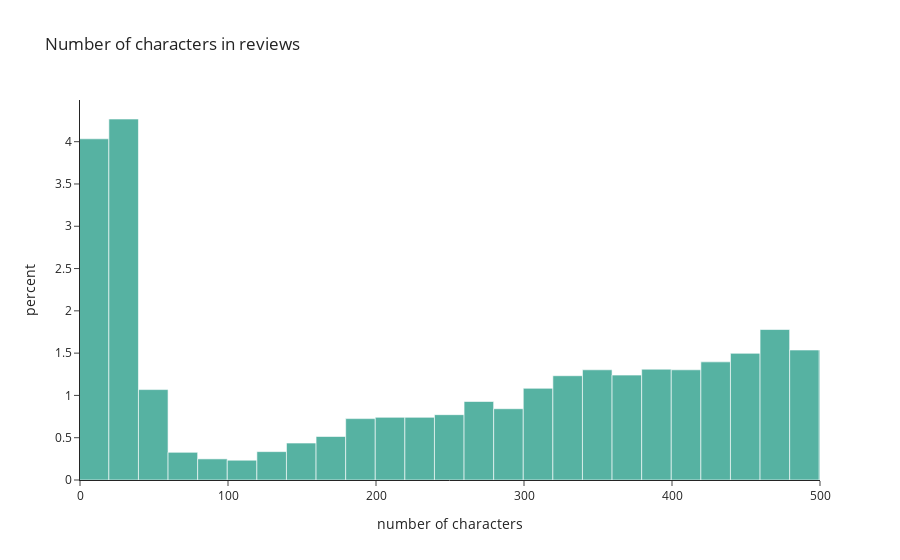

The code cell stored with this chart in its notebook:
### Code cell
# レビューの文字数の分布を可視化. おおよそ 5 % のレビューが 20 文字以下あることがわかる。
fig = px.histogram(df,
                   x='reviews_len',
                   nbins=250,
                   range_x=[0, 500],
                   histnorm='percent',
                   labels={'reviews_len': 'number of characters', 'percent': 'share of reviews, %'},
                   title='Number of characters in reviews')

fig.update_traces(marker_color=colormap[6], opacity=0.9)
fig

### Figure 1 — Plotly figure (JSON) as saved in the notebook; plotly's stock layout.template omitted (floating-point values rounded to 4 significant figures; data arrays with more than 128 entries replaced by an {"elided": "..."} marker saying what was removed)
{"data": [{"bingroup": "x", "histnorm": "percent", "hovertemplate": "number of characters=%{x}<br>percent=%{y}<extra></extra>", "legendgroup": "", "marker": {"color": "rgb(68, 170, 153)", "pattern": {"shape": ""}}, "name": "", "nbinsx": 250, "opacity": 0.9, "orientation": "v", "showlegend": false, "type": "histogram", "x": {"elided": "12890 float values"}, "xaxis": "x", "yaxis": "y"}], "layout": {"barmode": "relative", "legend": {"tracegroupgap": 0}, "title": {"text": "Number of characters in reviews"}, "xaxis": {"anchor": "y", "domain": [0, 1], "range": [0, 500], "title": {"text": "number of characters"}}, "yaxis": {"anchor": "x", "domain": [0, 1], "title": {"text": "percent"}}}}
